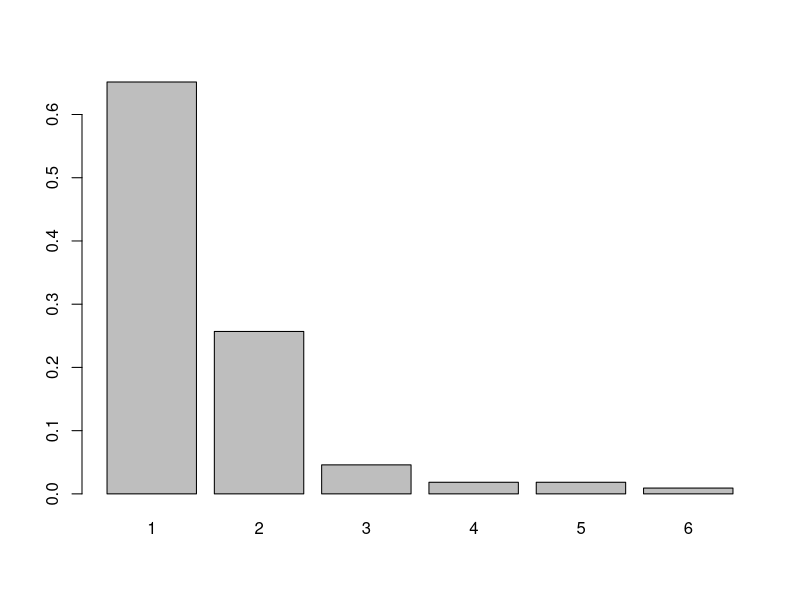

This figure's R source: (Note: this script raises an error after producing the figure.)
#Prilagodba modela podacima
podaci <- matrix (c(1:6,71,28,5,2,2,1), nrow = 2, byrow = TRUE)
podaci
n <- sum(podaci[2,])
n
#Stupcasti dijagram
#Zapamti: barplot - stupčasti dijagram
#U barplot idu frekvencije, a u histogram 
#Napomena - relativne frekvencije se traže
barplot(height=podaci[2,]/n, names=podaci[1,])
moja_funkcija <- function(p, freq){
  privremeni_vektor <- dgeom(0:(length(freq)-1), prob = p)^freq
  return(prod(privremeni_vektor))
}
#Pomoc u razmisljanju za zadatak prije
ae <- c(1,2,3,4)
be <- c(2,2,2,2)
length(be)
de <- ae^be
de
prod(de)
#Treba nam vjerojatnost u točki, zato koristimo dgeom, a ne treba nam funkcija distribucije, što bi bilo pgeom
dgeom(1, prob = 1/2)
dgeom(0, prob = 1/2)
dgeom(1:6, prob=1/2)
#Zadatak 1.5
?optimize()
p <- optimize(moja_funkcija, freq = podaci[2,], lower = 0.01, upper = 0.99, maximum = TRUE)
p <- unname(unlist(p[1]))
p
barplot(dgeom(0:5, p), names=podaci[1,])
barplot(matrix(c(podaci[2,]/n, dgeom(0:5,p)), nrow = 2, byrow = TRUE), names = podaci[1,], beside = TRUE)

#Pearsonov hi kvadrat test
ocek_frekv <- n*dgeom(0:5,p)
ocek_frekv[6] <- n*pgeom(4,prob=p, lower.tail = FALSE)
frekv <- podaci[2,]
ocek_frekv
frekv
ocek_frekv_novo = c(ocek_frekv[1:2],sum(ocek_frekv[3:6]))
frekv_novo = c(frekv[1:2], sum(frekv[3:6]))
sum(ocek_frekv_novo)
sum(frekv_novo)
frekv_novo
ocek_frekv_novo
#2.3 nije
#2.4
H =  sum((frekv_novo-ocek_frekv_novo)^2/ocek_frekv_novo)
H
df = 3 - 1 
df
#df je broj razreda-1
1 - pchisq(q = H, df = df)
#Ne odbacujemo nultu hipotezu da uzorak dolazi iz geometrijske razdiobe
uzorak <- rnorm(n=50, mean = 5, sd = 2)
#oprez, piše N(5,4), ali sd = 2
uzorak <- sort(uzorak)
uzorak
#Računamo qi sa slajda
n=50
qi = qnorm(((1:n)-3/8)/(n+1/4))
qi
plot(x=qi, y = uzorak)
abline(a=5, b=2)
#KS test i Lillie KS test
#KS test hipoteze
#H0: X dolazi iz N(5,4) (jednostavna hipoteza)
#H1: ne H0
test1 <- ks.test(x=uzorak, "pnorm", mean = 5, sd=2)
help(ks.test)
test1
#pogledamo p-value, ne odbacujemo nultu hipotezu
#Lillie KS test
#H0: x dolazi iz N(NI, sigmakvad) (oprez ona radi samo za normalnu razdiobu)
#H1: ne H0
install.packages("nortest")
library("nortest")
lillie.test(x=uzorak)
#Ne odbacujemo nultu hipotezu na svim razinama znacajnosti
#(Veliki p)
